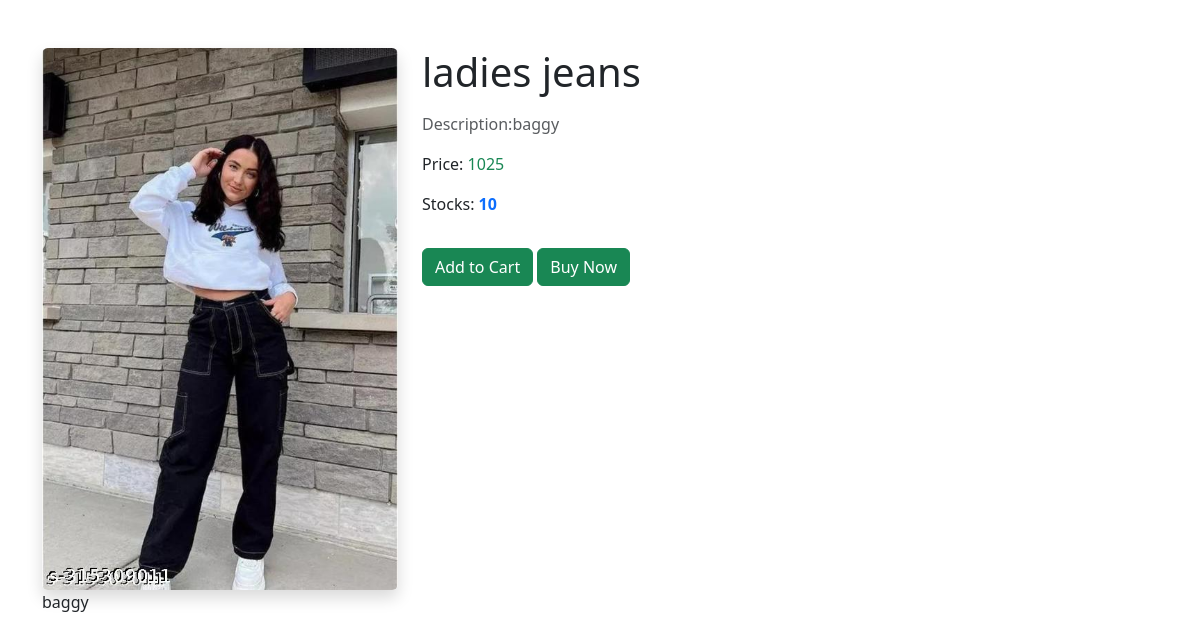
Page /product_view/1 on the committed database.
### app/models.py (models this page shows)
class Product(models.Model):
    pid=models.TextField()
    name=models.TextField()
    dis=models.TextField()
    price=models.IntegerField()
    stock=models.IntegerField()
    img=models.FileField()

### app/views.py (the view)
# urls.py: path('product_view/<pid>',views.product_view),
def product_view(req,pid):
       data=Product.objects.get(pk=pid)
       return render(req,'user/product_view.html',{'product':data})

### template/user/product_view.html (shortened to what this page needs)
<!DOCTYPE html>
<html lang="en">
<head>
    <link href="https://cdn.jsdelivr.net/npm/bootstrap@5.3.2/dist/css/bootstrap.min.css" rel="stylesheet">
</head>
<body>
    <div class="container mt-5">
        <div class="row">
            <div class="col-md-4">
                <img src="{{ product.img.url }}" alt="Product Image" class="img-fluid rounded shadow">
            </div>
            <div class="col-md-8">
                <h1 class="mb-3">{{ product.name }}</h1>
                <p class="text-muted">Description:<span class="fw-normal">{{ product.dis }} </span></p>
                <p>Price: <del style="text-decoration: none;" class="text-success">{{ product.price }}</del></p>
                <p>Stocks: <span class="fw-bold text-primary">{{ product.stock }}</span></p>
                <a href="../add_to_cart/{{product.pk}}" class="btn btn-success mt-3">Add to Cart</a>
                <a href="../pro_buy/{{product.pk}}" class="btn btn-success mt-3">Buy Now</a>
            </div>
            <p>{{product.dis}}</p>
        </div>
    </div>
</body>
</html>

### rows in the picture
Product: img (picture), name "ladies jeans", dis "baggy", price "1025", stock "10"
